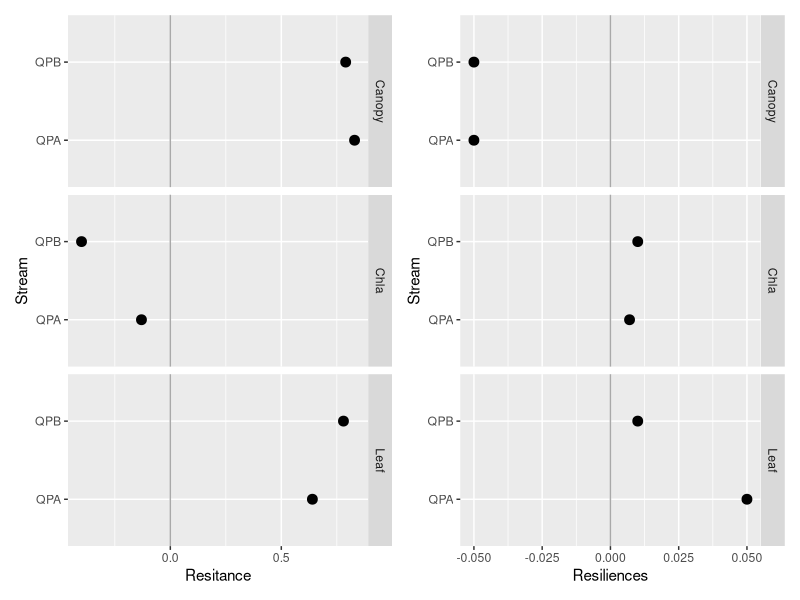
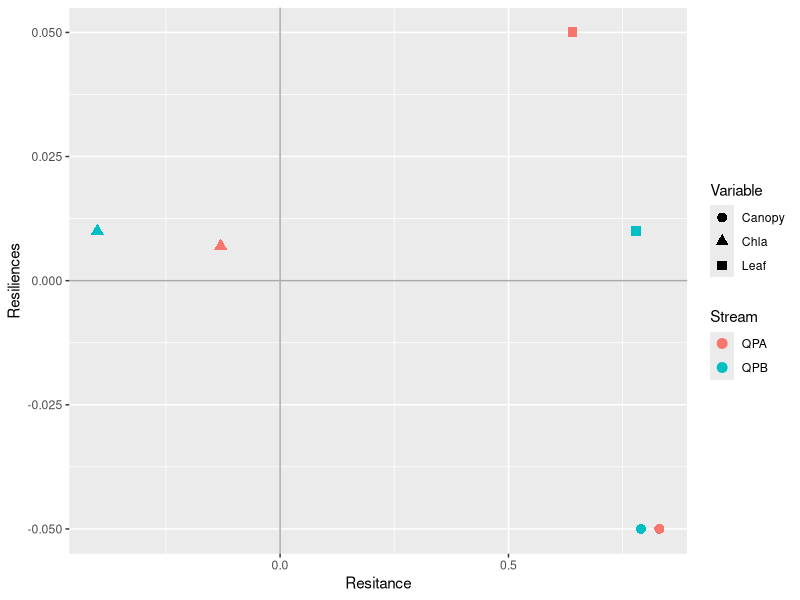

These figures' R source, in order:




#--------------------------------------------
# Dot plot
# 09 May 2020
#PEGF
#--------------------------------------------
#

library(modelr)
library(ggplot2)
library(dplyr)
library(patchwork)

metrics<- read.csv("metrics.csv")
metrics



# Resistance --------------------------------------------------------------


r1 <- ggplot(metrics, 
      aes(x=Resitance,
          y=Stream))+ 
#          color=Stream,
 #         group=Variable)) +
  geom_vline(aes(xintercept = 0), color='darkgrey') +
  geom_point(size=3)+ #aes(shape=Variable),size=2.7) +#, position=pd, stat="identity") + 
  facet_grid(Variable~.)



# Resilience --------------------------------------------------------------


r2 <- ggplot(metrics, 
       aes(x=Resiliences,
           y=Stream))+ 
  #          color=Stream,
  #         group=Variable)) +
  geom_vline(aes(xintercept = 0), color='darkgrey') +
  geom_point(size=3)+ #aes(shape=Variable),size=2.7) +#, position=pd, stat="identity") + 
  facet_grid(Variable~.)

r1 + r2


r3<- ggplot(metrics, 
             aes(x=Resitance,
                 y=Resiliences,
                 color= Stream,
                 group=Variable)) +
geom_point(aes(shape=Variable, color=Stream), size=3) +
geom_vline(aes(xintercept = 0), color='darkgrey') +
  geom_hline(aes(yintercept = 0), color='darkgrey')

r3
